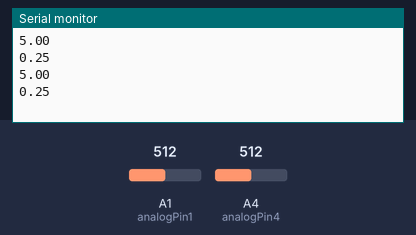
A sketch run on a simulated Arduino Uno, built with avr-gcc and run on an emulated ATmega328P. On the bench: the last lines printed to the serial monitor. The test bench sets the inputs (shaded band); at power-on: A1 (analogPin1) = 512, A4 (analogPin4) = 512.

Above: at 2.3 s.
2.4 s: A1 (analogPin1) set to 716
At 2.9 s:
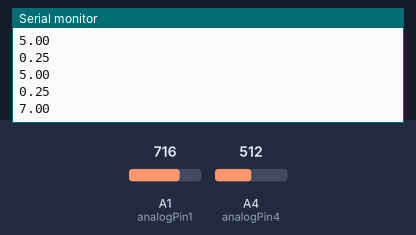
3.9 s: A4 (analogPin4) set to 716
At 4.4 s:
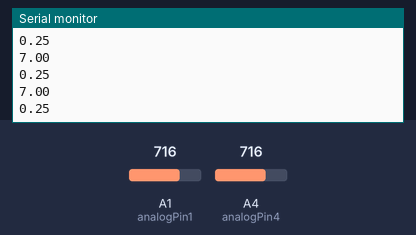
5.4 s: A1 (analogPin1) set to 900
At 5.9 s:
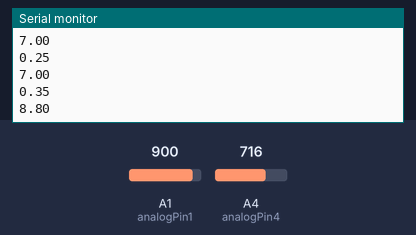
6.9 s: A4 (analogPin4) set to 900
At 7.4 s:
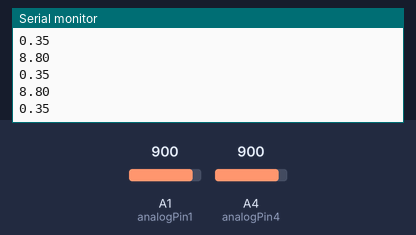
Timing chart, 0 to 9.4 s (numbered marks = the images above; inputs shaded):
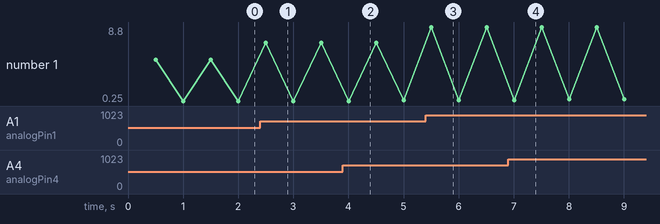

The sketch:

ArduinoAnalogRead.ino
```cpp
int analogPin1 = 1;     // potentiometer wiper (middle terminal) connected to analog pin 3
int analogPin4 = 4;     // potentiometer wiper (middle terminal) connected to analog pin 3

                       // outside leads to ground and +5V

int val1 = 0;           // variable to store the value read
int val4 = 0;           // variable to store the value read


void setup()

{

  Serial.begin(9600);          //  setup serial

}


void loop()

{

  delay(500);
  val1 = analogRead(analogPin1);
  val4 = analogRead(analogPin4);

  float voltage1 = val1 * 2 * (5.0 / 1023.0);// read the input pin and convert to voltage
  float voltage4 = val4 / 10 * (5.0 / 1023.0);// read the input pin and convert to voltage

  Serial.println(voltage1);
    delay(500);
// debug value
  Serial.println(voltage4);             // debug value

}
```

Measured:
- after the input at 2.4 s, the serial monitor: prints a new line after 0.10 s (image 1)
- after the input at 5.4 s, the serial monitor: prints a new line after 0.11 s (image 3)
- plotted number 1: 0.25 → 7 after the input at 2.4 s, 7 → 0.35 after the input at 3.9 s, 0.35 → 8.8 after the input at 5.4 s, 8.8 → 0.44 after the input at 6.9 s
